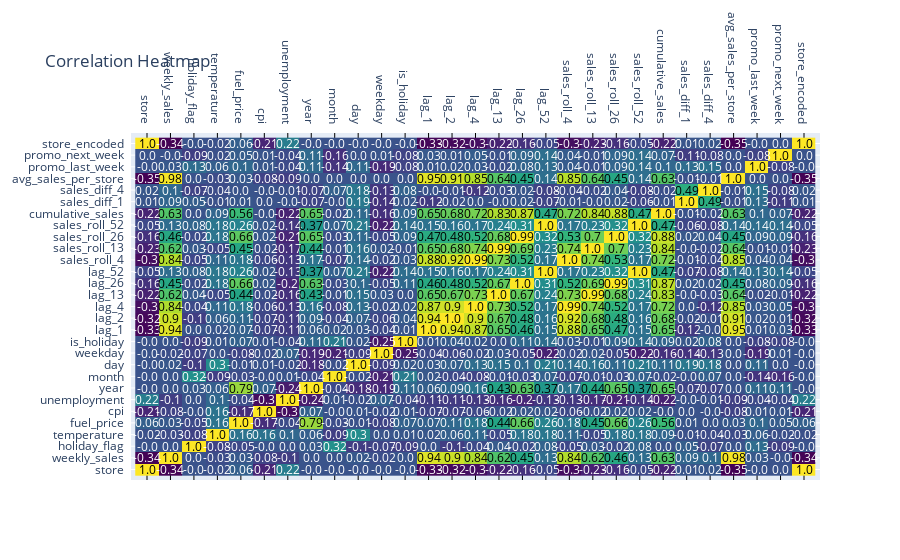

Notebook source saved alongside this figure:
### Code cell
import plotly.figure_factory as ff

corr = df.select_dtypes(include='number').corr()
fig_corr = ff.create_annotated_heatmap(
    z=corr.values,
    x=list(corr.columns),
    y=list(corr.index),
    annotation_text=corr.round(2).values,
    colorscale='Viridis'
)
fig_corr.update_layout(title="Correlation Heatmap")
fig_corr.show()
